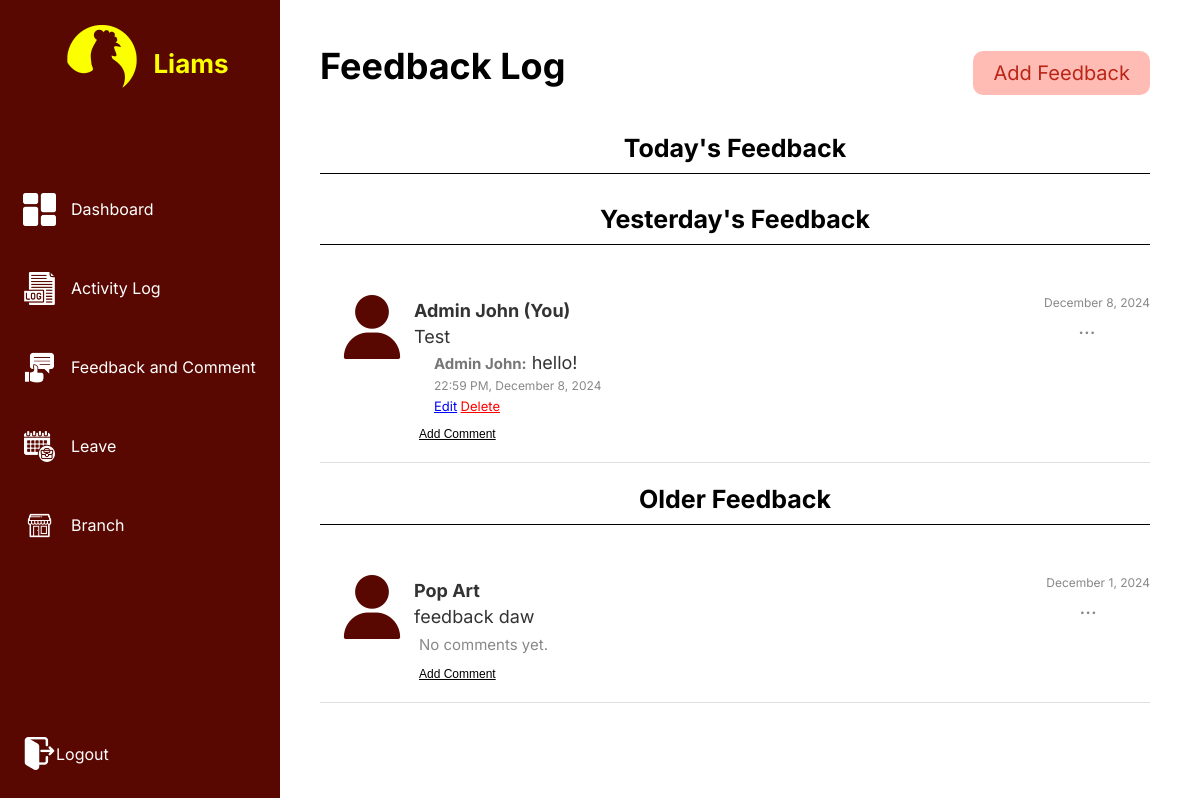
The page /feedback/ (signed in) on the database its author committed.
### feedcomments/models.py (models this page shows, shortened)
class Feedback(models.Model):
    user = models.ForeignKey(UserProfile, on_delete=models.CASCADE, related_name='feedbacks')
    comment = models.TextField()
    timestamp = models.DateTimeField(default=timezone.now)
    class Meta:
        ordering = ['-timestamp']  # Default ordering by timestamp descending

class Comment(models.Model):
    feedback = models.ForeignKey(Feedback, related_name='comments', on_delete=models.CASCADE)
    user = models.ForeignKey(UserProfile, on_delete=models.CASCADE)
    message = models.TextField()
    timestamp = models.DateTimeField(auto_now_add=True)

### authentication/models.py (models this page shows, shortened)
class UserProfile(AbstractUser):  # Extending Django's built-in User model
    ROLE_CHOICES = [
        ('EMPLOYEE', 'Employee'),
        ('ADMIN', 'Admin'),
    ]
    role = models.CharField(max_length=20, choices=ROLE_CHOICES, default='EMPLOYEE')  # Add role field

### feedcomments/views.py (the view, shortened to what this page needs)
# urls.py: path('', views.feedback_list, name='feedback_list'),
@login_required
def feedback_list(request):
    today = localtime(now()).date()  # Ensure timezone-aware date
    yesterday = today - timedelta(days=1)
    feedbacks_today = Feedback.objects.filter(timestamp__date=today).order_by('-timestamp')
    feedbacks_yesterday = Feedback.objects.filter(timestamp__date=yesterday).order_by('-timestamp')
    feedbacks_older = Feedback.objects.filter(timestamp__lt=yesterday).order_by('-timestamp')
    feedback_ids_to_show_comment = request.session.get('feedback_ids_to_show_comment', [])
    all_feedbacks = list(feedbacks_today) + list(feedbacks_yesterday) + list(feedbacks_older)
    for feedback in all_feedbacks:
        param_name = f"toggle_comment_{feedback.id}"
    return render(request, 'feedback_list.html', {
        'feedbacks_today': feedbacks_today,
        'feedbacks_yesterday': feedbacks_yesterday,
        'feedbacks_older': feedbacks_older,
        'feedback_ids_to_show_comment': feedback_ids_to_show_comment,
    })

### feedcomments/templates/feedback_list.html (shortened to what this page needs)
<!DOCTYPE html>
<html lang="en">
<head>
    {% load static %}
</head>
<body>
    <div class="container">
        <aside class="sidebar">
            <div class="brand">
                <img src="{% static 'images/liams_logo.png' %}" alt="Brand Logo">
                <h1>Liams</h1>
            </div>
            <nav class="menu">
                <a href="{% url 'dashboard' %}" class="menu-item">
                    <img src="{% static 'images/dashboard.png' %}" alt="Dashboard Icon">
                    Dashboard
                </a>
                <a href="{% url 'activity_list' %}" class="menu-item">
                    <img src="{% static 'images/activity_log.png' %}" alt="Activity Icon">
                    Activity Log
                </a>
                <a href="{% url 'feedback_list' %}" class="menu-item">
                    <img src="{% static 'images/feedback_comment.png' %}" alt="Feedback Icon">
                    Feedback and Comment
                </a>
                <a href="{% url 'leave_list' %}" class="menu-item">
                    <img src="{% static 'images/leave.png' %}" alt="Leave Icon">
                    Leave
                </a>
                {% if user.is_staff %}
                <a href="{% url 'branch_list' %}" class="menu-item">
                    <img src="{% static 'images/branch.png' %}" alt="Branch Icon"> Branch
                </a>
                {% endif %}
            </nav>
            <a href="{% url 'logout' %}" class="logout-btn-sidebar">
                <img src="{% static 'images/logout.png' %}" alt="Logout Icon">
                Logout
            </a>
        </aside>
        <div class="main-content">
            <div class="header">
                <h1>Feedback Log</h1>
                <label for="feedbackModalToggle" class="add-button">Add Feedback</label>
            </div>
<div class="feedback-log">
    <h2 class="section-title">Today's Feedback</h2>
    <div class="divider"></div>
</div>
<div class="feedback-log">
    <h2 class="section-title">Yesterday's Feedback</h2>
    <div class="divider"></div>
    {% for feedback in feedbacks_yesterday %}
    <div class="feedback-item" id="feedback-{{ feedback.id }}">
        <div class="feedback-details">
            <img src="{% static 'images/user_icon.png' %}" alt="Profile Image" class="profile-img">
            <div class="feedback-content">
                <p class="feedback-user">
                    <strong>
                        {{ feedback.user.first_name }} {{ feedback.user.last_name }}
                        {% if feedback.user == request.user %} <span class="you-indicator">(You)</span> {% endif %}
                    </strong>
                </p>
                <p class="feedback-comment">{{ feedback.comment }}</p>
                {% for comment in feedback.comments.all %}
                <div class="comment-item">
                    <p class="comment-message">
                        <strong class="comment-user">{{ comment.user.first_name }}:</strong> {{ comment.message }}
                    </p>
                    <span class="timestamp">{{ comment.timestamp|date:"H:i A, F j, Y" }}</span>
{% if feedback.user == request.user %}
    <div class="comment-actions">
        <label for="editCommentModalToggle-{{ comment.id }}" class="edit-link">Edit</label>
        <a href="{% url 'delete_comment' comment.id %}"
           class="delete-link"
           onclick="return confirm('Are you sure you want to delete this comment?');">
           Delete
        </a>
    </div>
{% endif %}
                </div>
                {% empty %}
                <p class="no-comment">No comments yet.</p>
                {% endfor %}
                <form method="get" class="comment-toggle-form">
                    <button type="submit" name="toggle_comment_{{ feedback.id }}" value="toggle" class="comment-toggle-btn">
                        {% if feedback.id in feedback_ids_to_show_comment %}
                            Close Comment
                        {% else %}
                            Add Comment
                        {% endif %}
                    </button>
                </form>
            </div>
            <div class="feedback-actions">
                <span class="timestamp">{{ feedback.timestamp|date:"F j, Y" }}</span>
                {% if user.is_staff or feedback.user == request.user %}
                            <div class="dropdown">
                                <label for="dropdown-{{ feedback.id }}" class="more-options">...</label>
                            </div>
                 {% endif %}
            </div>
        </div>
    </div>
    {% endfor %}
</div>
<div class="feedback-log">
    <h2 class="section-title">Older Feedback</h2>
    <div class="divider"></div>
    {% for feedback in feedbacks_older %}
    <div class="feedback-item">
        <div class="feedback-details">
            <img src="{% static 'images/user_icon.png' %}" alt="Profile Image" class="profile-img">
            <div class="feedback-content">
                <p class="feedback-user">
                    <strong>
                        {{ feedback.user.first_name }} {{ feedback.user.last_name }}
                    </strong>
                </p>
                <p class="feedback-comment">{{ feedback.comment }}</p>
                {% for comment in feedback.comments.all %}
                <div class="comment-item">
                    <p class="comment-message">
                        <strong class="comment-user">{{ comment.user.first_name }}:</strong> {{ comment.message }}
                    </p>
                    <span class="timestamp">{{ comment.timestamp|date:"H:i A, F j, Y" }}</span>
{% if feedback.user == request.user %}
    <div class="comment-actions">
        <label for="editCommentModalToggle-{{ comment.id }}" class="edit-link">Edit</label>
        <a href="{% url 'delete_comment' comment.id %}"
           class="delete-link"
           onclick="return confirm('Are you sure you want to delete this comment?');">
           Delete
        </a>
    </div>
{% elif user.is_staff %}
    <div class="comment-actions">
        <a href="{% url 'delete_comment' comment.id %}"
           class="delete-link"
           onclick="return confirm('Are you sure you want to delete this comment?');">
           Delete
        </a>
    </div>
{% endif %}
                    <input type="checkbox" id="editCommentModalToggle-{{ comment.id }}" class="modal-toggle">
                    <div id="editCommentModal-{{ comment.id }}" class="modal">
                        <div class="modal-content">
                            <label for="editCommentModalToggle-{{ comment.id }}" class="close-btn">&times;</label>
                            <h2>Edit Comment</h2>
                            <form action="{% url 'update_comment' comment.id %}" method="post">
                                {% csrf_token %}
                                <div>
                                    <label for="editCommentMessage-{{ comment.id }}">Comment Message:</label>
                                    <input
                                    type="text"
                                    id="editCommentMessage-{{ comment.id }}"
                                    name="message"
                                    value="{{ comment.message }}"
                                    required
                                    class="comment-input"
                                    />
                                </div>
                                <div>
                                    <button type="submit" class="submit">Save Changes</button>
                                </div>
                            </form>
                        </div>
                    </div>
                </div>
                {% empty %}
                <p class="no-comment">No comments yet.</p>
                {% endfor %}
                <form method="get" class="comment-toggle-form">
                    <button type="submit" name="toggle_comment_{{ feedback.id }}" value="toggle" class="comment-toggle-btn">
                        {% if feedback.id in feedback_ids_to_show_comment %}
                            Close Comment
                        {% else %}
                            Add Comment
                        {% endif %}
                    </button>
                </form>
            </div>
            <div class="feedback-actions">
                <span class="timestamp">{{ feedback.timestamp|date:"F j, Y" }}</span>
                {% if user.is_staff or feedback.user == request.user %}
                            <div class="dropdown">
                                <label for="dropdown-{{ feedback.id }}" class="more-options">...</label>
                            </div>
                 {% endif %}
            </div>
        </div>
    </div>
    {% endfor %}
</div>
        </div>
    </div>
</body>
</html>

### feedcomments/templates/feedback_list.html (style rules this page uses)
body { margin: 0; font-family: 'Inter', sans-serif; background: #FFFFFF; display: flex; height: 100vh; }
.container { display: flex; flex: 1; }
.sidebar { width: 280px; height: 100vh; background: #580801; padding: 20px 0; position: fixed; display: flex; flex-direction: column; }
.brand { display: flex; align-items: center; justify-content: center; margin-bottom: 10px; }
.brand h1 { color: #FBFF00; font-size: 26px; }
.menu { display: flex; flex-direction: column; justify-content: center; flex-grow: .6; }
.menu-item { color: white; font-size: 16px; font-weight: 400; padding: 23px; text-align: center; display: flex; align-items: center; cursor: pointer; text-decoration: none; }
.menu-item img { margin-right: 15px; width: 33px; height: 33px; }
.logout-btn-sidebar { color: white; font-size: 16px; font-weight: 400; padding: 50px 23px; text-align: center; display: flex; align-items: center; cursor: pointer; text-decoration: none; margin-top: auto; }
.main-content { margin-left: 300px; margin-right: 30px; flex: 1; overflow-y: auto; padding: 20px; }
.header { display: flex; justify-content: space-between; align-items: center; margin-bottom: 20px; }
.header h1 { font-size: 36px; font-weight: 700; }
.add-button { background: #FFBCB4; color: #BB2517; font-size: 20px; border-radius: 10px; padding: 10px 20px; text-decoration: none; cursor: pointer; margin-top: 13px; }
.feedback-log { margin-top: 20px; }
.feedback-content { max-width: 500px; }
.feedback-user { font-size: 14px; margin: 0; font-weight: bold; color: #333; }
.feedback-item { display: flex; justify-content: space-between; align-items: flex-start; margin-bottom: 20px; padding: 20px; border-bottom: 1px solid #e0e0e0; position: relative; }
.feedback-details { display: flex; align-items: flex-start; gap: 10px }
.feedback-item p { font-size: 18px; color: #333; margin: 5px 0; }
.feedback-item .timestamp { font-size: 12px; color: #888; }
.feedback-actions { display: flex; flex-direction: column; align-items: center; position: absolute; right: 0; gap: 5px; }
.dropdown { position: relative; }
.section-title { font-size: 25px; text-align: center; margin-bottom: 10px; }
.divider { height: 1px; background: black; margin-bottom: 30px; }
.more-options { background: none; border: none; font-size: 20px; color: #888; cursor: pointer; position: relative; }
.comment-actions { margin-left: 20px; margin-top: 5px; font-size: 12px; }
.comment-actions a { color: #007bff; font-size: 13px; }
.comment-actions .delete-link { color: red; }
.edit-link { color: blue; text-decoration: underline; font-size: 13px; cursor: pointer; }
.comment-toggle-btn { font-size: 12px; text-decoration: underline; background: none; border: none; padding: 0; color: inherit; cursor: pointer; display: inline; margin-left: 5px; }
.comment-message { font-size: 12px; margin-left: 15px; }
.comment-user { margin-top: 15px; margin-left: 20px; font-size: 15px; color: #777; }
.timestamp { display: block; margin-left: 20px; }
.comment-toggle-form { margin-top: 8px; }
.feedback-item .no-comment { font-size: 15px; color: #888; margin-top: 8px; margin-left: 5px; }

### rows shown on the page
Feedback: user.first_name "Admin John", shows "(You)", comment "Test", shows "Add Comment", timestamp "December 8, 2024"
Comment: user.first_name "Admin John", message "hello!", timestamp "22:59 PM, December 8, 2024"
Feedback: user.first_name "Pop", user.last_name "Art", comment "feedback daw", shows "Add Comment", timestamp "December 1, 2024"
